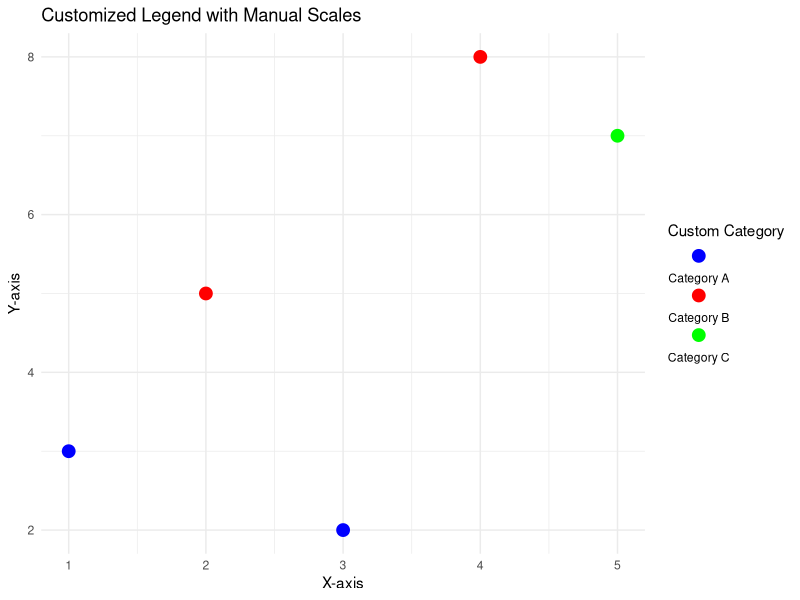

Here is the R script that generated this plot:
# Load ggplot2 package
library(ggplot2)

# Sample data with a categorical variable
df <- data.frame(
  x = c(1, 2, 3, 4, 5),
  y = c(3, 5, 2, 8, 7),
  Category = c("A", "B", "A", "B", "C")
)

# Create a plot with customized legend using manual scales and guides
ggplot(df, aes(x = x, y = y, color = Category)) +
  geom_point(size = 4) +  # Scatter plot
  scale_color_manual(
    values = c("A" = "blue", "B" = "red", "C" = "green"),  # Custom colors
    labels = c("Category A", "Category B", "Category C")  # Custom labels
  ) +
  guides(
    color = guide_legend(title = "Custom Category", # Custom legend title
                         title.position = "top",    # Title position at the top
                         label.position = "bottom", # Label position at the bottom
                         keywidth = 2,             # Width of legend keys
                         keyheight = 1,            # Height of legend keys
                         ncol = 1)                 # Number of columns in the legend
  ) +
  labs(title = "Customized Legend with Manual Scales",
       x = "X-axis", 
       y = "Y-axis") +
  theme_minimal()
